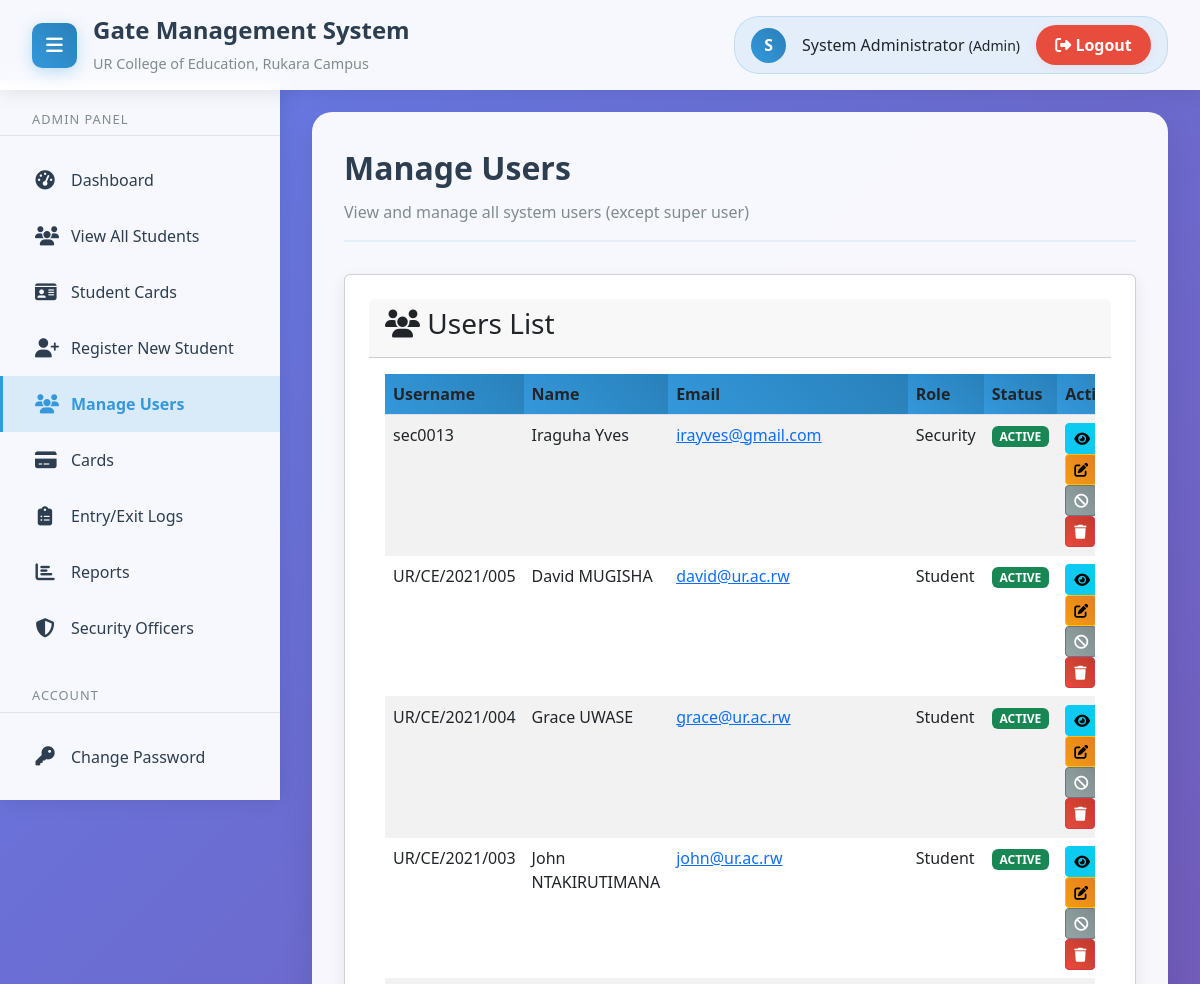
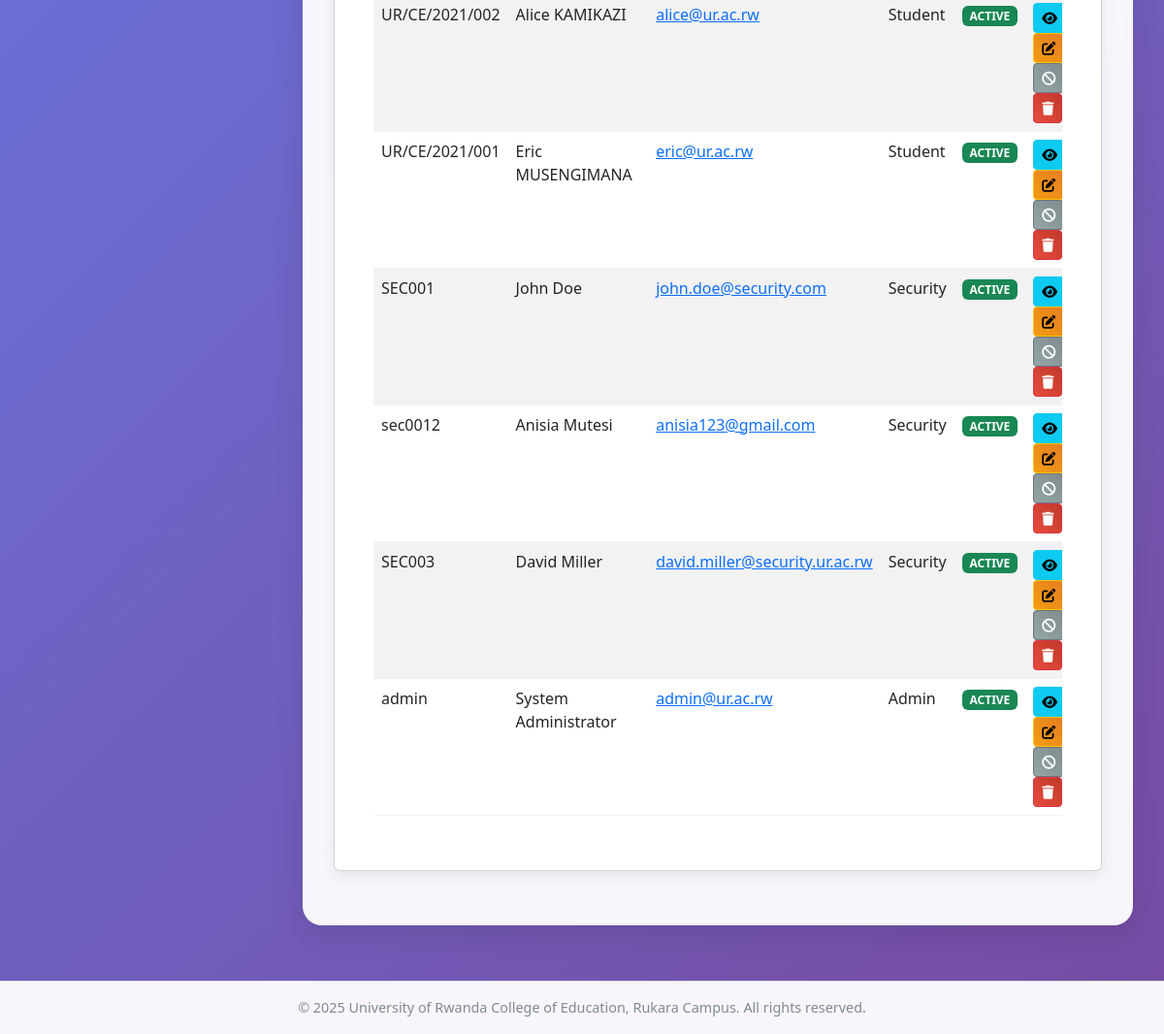
The page /pages/users.php (signed in) on the database its author committed (2 pictures, top to bottom).
### tables this page shows
CREATE TABLE `users` (
  `id` int(11) NOT NULL,
  `username` varchar(50) NOT NULL,
  `password` varchar(255) NOT NULL,
  `email` varchar(100) NOT NULL,
  `first_name` varchar(50) NOT NULL,
  `last_name` varchar(50) NOT NULL,
  `role_id` int(11) NOT NULL,
  `student_id` int(11) DEFAULT NULL,
  `security_officer_id` int(11) DEFAULT NULL,
  `phone` varchar(20) DEFAULT NULL,
  `department` varchar(100) DEFAULT NULL,
  `program` varchar(100) DEFAULT NULL,
  `year_of_study` int(11) DEFAULT NULL,
  `gender` enum('male','female','other') DEFAULT NULL,
  `date_of_birth` date DEFAULT NULL,
  `address` text DEFAULT NULL,
  `emergency_contact` varchar(100) DEFAULT NULL,
  `emergency_phone` varchar(20) DEFAULT NULL,
  `is_active` tinyint(1) DEFAULT 1,
  `is_first_login` tinyint(1) DEFAULT 1,
  `last_login` timestamp NULL DEFAULT NULL,
  `password_changed_at` timestamp NULL DEFAULT NULL,
  `created_at` timestamp NOT NULL DEFAULT current_timestamp(),
  `updated_at` timestamp NOT NULL DEFAULT current_timestamp() ON UPDATE current_timestamp()
);

CREATE TABLE `roles` (
  `id` int(11) NOT NULL,
  `role_name` varchar(50) NOT NULL,
  `role_description` text DEFAULT NULL,
  `permissions` longtext DEFAULT NULL CHECK (json_valid(`permissions`)),
  `is_active` tinyint(1) DEFAULT 1,
  `created_at` timestamp NOT NULL DEFAULT current_timestamp(),
  `updated_at` timestamp NOT NULL DEFAULT current_timestamp() ON UPDATE current_timestamp()
);

### config/database.php (called while the page is built, shortened)
<?php
class Database {
    private $connection;
    private static $instance = null;
    private function __construct() {
        try {
            $dsn = "mysql:host=" . DB_HOST . ";dbname=" . DB_NAME . ";charset=" . DB_CHARSET;
            $this->connection = new PDO($dsn, DB_USER, DB_PASS);
            $this->connection->setAttribute(PDO::ATTR_ERRMODE, PDO::ERRMODE_EXCEPTION);
            $this->connection->setAttribute(PDO::ATTR_DEFAULT_FETCH_MODE, PDO::FETCH_ASSOC);
        } catch (PDOException $e) {
            die("Connection failed: " . $e->getMessage());
        }
    }
    public static function getInstance() {
        if (self::$instance === null) {
            self::$instance = new self();
        }
        return self::$instance;
    }
    public function query($sql, $params = []) {
        try {
            $stmt = $this->connection->prepare($sql);
            $stmt->execute($params);
            return $stmt;
        } catch (PDOException $e) {
            throw new Exception("Query failed: " . $e->getMessage());
        }
    }
    public function fetchAll($sql, $params = []) {
        return $this->query($sql, $params)->fetchAll();
    }
}
function getDB() {
    return Database::getInstance();
}
?>

### pages/users.php (the view, shortened to what this page needs)
<?php
$exclude_username = 'superadmin';
$users = [];
try {
    $db = getDB();
    $users = $db->fetchAll("SELECT u.*, r.role_name FROM users u JOIN roles r ON u.role_id = r.id WHERE u.username != ? ORDER BY u.id DESC", [$exclude_username]);
} catch (Exception $e) {
    $error_message = 'Error loading users: ' . $e->getMessage();
}
include '../includes/header.php';
include '../includes/sidebar.php';
?>
<main class="main-content">
    <div class="content-wrapper">
        <div class="page-header">
            <div class="page-title">Manage Users</div>
            <div class="page-subtitle">View and manage all system users (except super user)</div>
        </div>
        <div class="card">
            <div class="card-header">
                <h3><i class="fas fa-users"></i> Users List</h3>
            </div>
            <div class="card-body">
                <?php if (empty($users)): ?>
                    <div class="no-results">
                        <i class="fas fa-users"></i>
                        <h4>No users found</h4>
                        <p>No users (except super user) are registered in the system.</p>
                    </div>
                <?php else: ?>
                    <div class="table-responsive">
                        <table class="table table-striped">
                            <thead>
                                <tr>
                                    <th>Username</th>
                                    <th>Name</th>
                                    <th>Email</th>
                                    <th>Role</th>
                                    <th>Status</th>
                                    <th>Actions</th>
                                </tr>
                            </thead>
                            <tbody>
                                <?php foreach ($users as $user): ?>
                                    <tr>
                                        <td><?php echo htmlspecialchars($user['username']); ?></td>
                                        <td><?php echo htmlspecialchars($user['first_name'] . ' ' . $user['last_name']); ?></td>
                                        <td><a href="mailto:<?php echo htmlspecialchars($user['email']); ?>"><?php echo htmlspecialchars($user['email']); ?></a></td>
                                        <td><?php echo htmlspecialchars(ucfirst($user['role_name'])); ?></td>
                                        <td>
                                            <?php if ($user['is_active']): ?>
                                                <span class="badge bg-success">Active</span>
                                            <?php else: ?>
                                                <span class="badge bg-danger">Inactive</span>
                                            <?php endif; ?>
                                        </td>
                                        <td>
                                            <a href="#" class="btn btn-sm btn-info view-user-btn" title="View" data-user-id="<?php echo $user['id']; ?>">
                                                <i class="fas fa-eye"></i>
                                            </a>
                                            <a href="#" class="btn btn-sm btn-warning edit-user-btn" title="Edit" data-user-id="<?php echo $user['id']; ?>">
                                                <i class="fas fa-edit"></i>
                                            </a>
                                            <a href="users.php?action=toggle_status&id=<?php echo $user['id']; ?>"
                                               class="btn btn-sm <?php echo $user['is_active'] ? 'btn-secondary' : 'btn-success'; ?>"
                                               title="<?php echo $user['is_active'] ? 'Deactivate' : 'Activate'; ?>"
                                               onclick="return confirm('Are you sure you want to <?php echo $user['is_active'] ? 'deactivate' : 'activate'; ?> this user?')">
                                                <i class="fas fa-<?php echo $user['is_active'] ? 'ban' : 'check'; ?>"></i>
                                            </a>
                                            <a href="users.php?action=delete&id=<?php echo $user['id']; ?>"
                                               class="btn btn-sm btn-danger" title="Delete"
                                               onclick="return confirm('Are you sure you want to delete this user? This action cannot be undone.')">
                                                <i class="fas fa-trash"></i>
                                            </a>
                                        </td>
                                    </tr>
                                <?php endforeach; ?>
                            </tbody>
                        </table>
                    </div>
                <?php endif; ?>
            </div>
        </div>
    </div>
</main>
<?php include '../includes/footer.php'; ?>

### assets/css/style.css (style rules this page uses)
* { margin: 0; padding: 0; box-sizing: border-box; }
body { font-family: 'Segoe UI', Tahoma, Geneva, Verdana, sans-serif; background: linear-gradient(135deg, #667eea 0%, #764ba2 100%); min-height: 100vh; color: #333; line-height: 1.6; }
.main-content { margin-left: 280px; margin-top: 80px; margin-bottom: 80px; padding: 2rem; min-height: calc(100vh - 80px - 80px); transition: margin-left 0.3s ease; }
.content-wrapper { background: rgba(255, 255, 255, 0.95); backdrop-filter: blur(10px); border-radius: 20px; padding: 2rem; box-shadow: 0 10px 30px rgba(0, 0, 0, 0.1); }
.page-header { margin-bottom: 2rem; padding-bottom: 1rem; border-bottom: 2px solid rgba(52, 152, 219, 0.1); }
.page-title { color: #2c3e50; font-size: 2rem; font-weight: 700; margin-bottom: 0.5rem; }
.page-subtitle { color: #7f8c8d; font-size: 1rem; }
.card { background: white; border-radius: 15px; padding: 1.5rem; margin-bottom: 1.5rem; box-shadow: 0 5px 15px rgba(0, 0, 0, 0.08); border: 1px solid rgba(0, 0, 0, 0.05); transition: transform 0.3s ease, box-shadow 0.3s ease; }
.card-header { display: flex; justify-content: space-between; align-items: center; margin-bottom: 1rem; padding-bottom: 1rem; border-bottom: 1px solid rgba(0, 0, 0, 0.1); }
.card-body { padding: 1rem 0; }
.btn { display: inline-flex; align-items: center; gap: 0.5rem; padding: 0.75rem 1.5rem; border: none; border-radius: 10px; font-size: 1rem; font-weight: 600; cursor: pointer; transition: all 0.3s ease; text-decoration: none; text-align: center; }
.btn-danger { background: linear-gradient(45deg, #e74c3c, #c0392b); color: white; }
.btn-warning { background: linear-gradient(45deg, #f39c12, #e67e22); color: white; }
.btn-secondary { background: linear-gradient(45deg, #95a5a6, #7f8c8d); color: white; }
.table { width: 100%; border-collapse: collapse; background: white; }
.table th { background: linear-gradient(45deg, #3498db, #2980b9); color: white; padding: 1rem; text-align: left; font-weight: 600; }
.table td { padding: 1rem; border-bottom: 1px solid rgba(0, 0, 0, 0.05); }
.badge { padding: 0.25rem 0.75rem; border-radius: 20px; font-size: 0.8rem; font-weight: 600; text-transform: uppercase; }

### rows shown on the page
users: username "sec0013", first_name+last_name "Iraguha Yves", email "irayves@gmail.com", role.role_name "Security", is_active "ACTIVE"
users: username "UR/CE/2021/005", first_name+last_name "David MUGISHA", email "david@ur.ac.rw", role.role_name "Student", is_active "ACTIVE"
users: username "UR/CE/2021/004", first_name+last_name "Grace UWASE", email "grace@ur.ac.rw", role.role_name "Student", is_active "ACTIVE"
users: username "UR/CE/2021/003", first_name+last_name "John NTAKIRUTIMANA", email "john@ur.ac.rw", role.role_name "Student", is_active "ACTIVE"
users: username "UR/CE/2021/002", first_name+last_name "Alice KAMIKAZI", email "alice@ur.ac.rw", role.role_name "Student", is_active "ACTIVE"
users: username "UR/CE/2021/001", first_name+last_name "Eric MUSENGIMANA", email "eric@ur.ac.rw", role.role_name "Student", is_active "ACTIVE"
users: username "SEC001", first_name+last_name "John Doe", email "john.doe@security.com", role.role_name "Security", is_active "ACTIVE"
users: username "sec0012", first_name+last_name "Anisia Mutesi", email "anisia123@gmail.com", role.role_name "Security", is_active "ACTIVE"
users: username "SEC003", first_name+last_name "David Miller", email "david.miller@security.ur.ac.rw", role.role_name "Security", is_active "ACTIVE"
users: username "admin", first_name+last_name "System Administrator", email "admin@ur.ac.rw", role.role_name "Admin", is_active "ACTIVE"

### other values the page prints
APP_NAME "Gate Management System"
substr($_SESSION['first_name'], 0, 1) "S"
$_SESSION['first_name'] . ' ' . $_SESSION['last_name'] "System Administrator"
$_SESSION['user_type'] "Admin"
